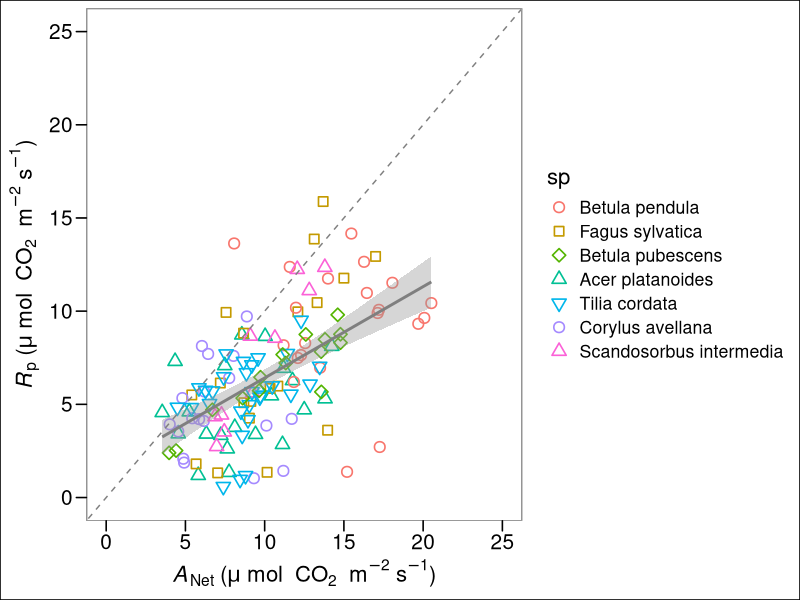
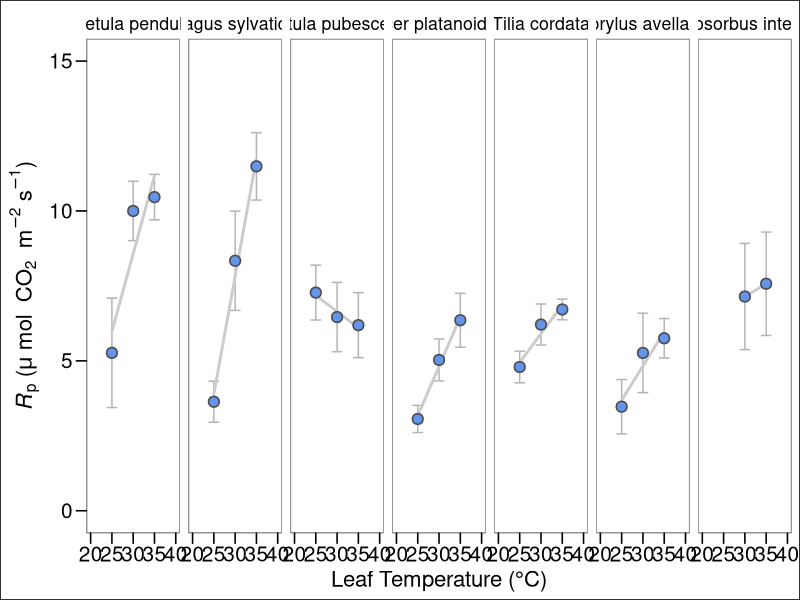
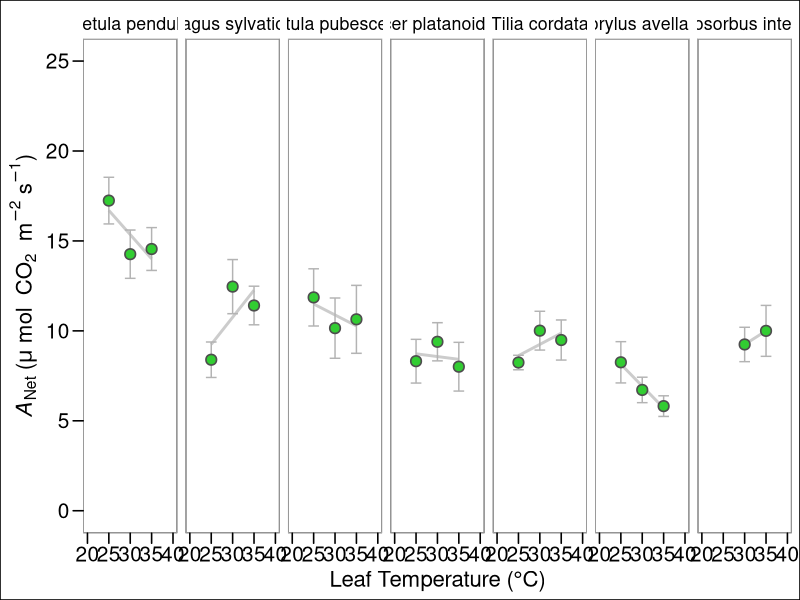
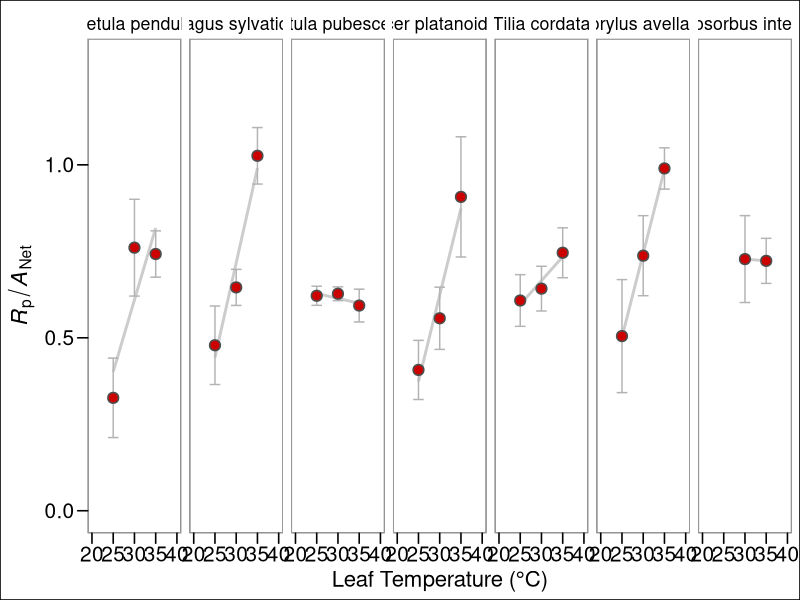
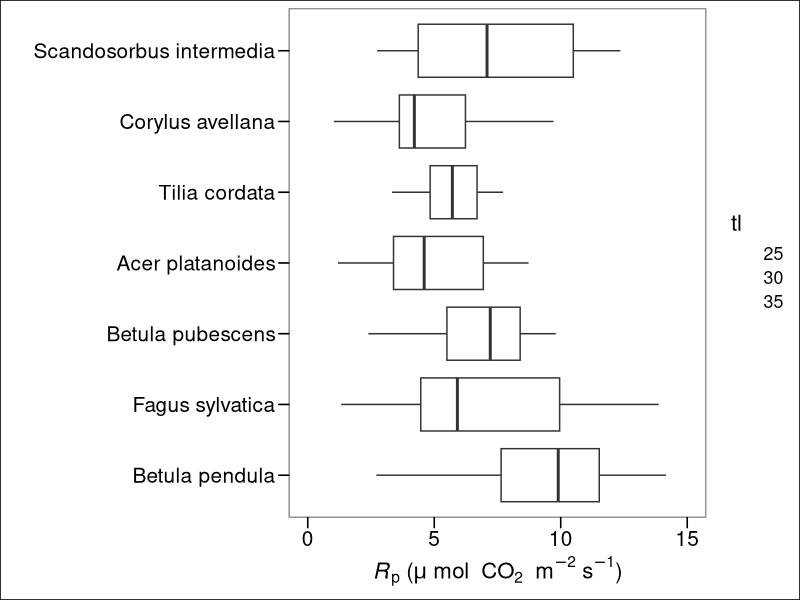
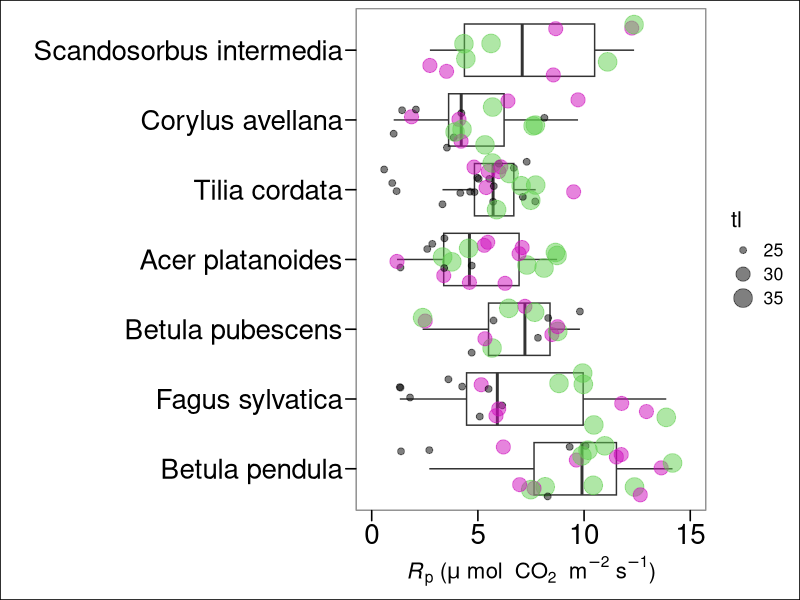
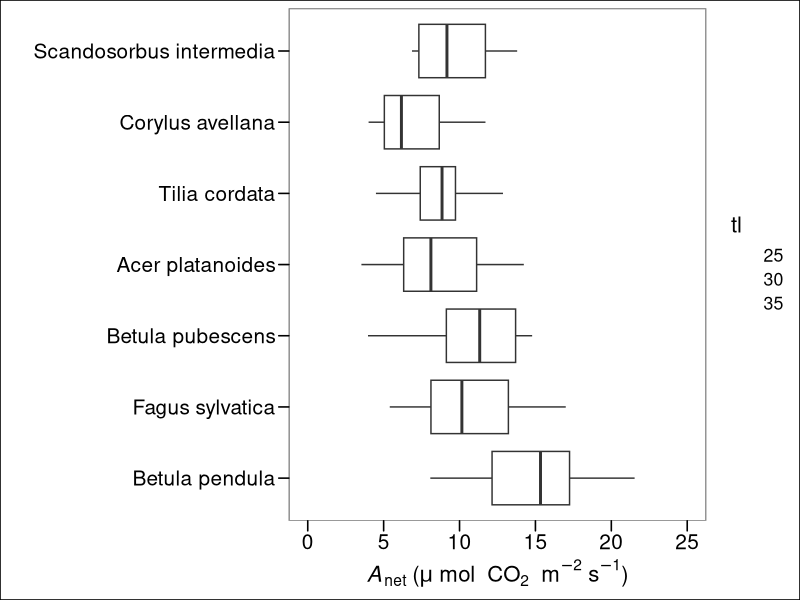
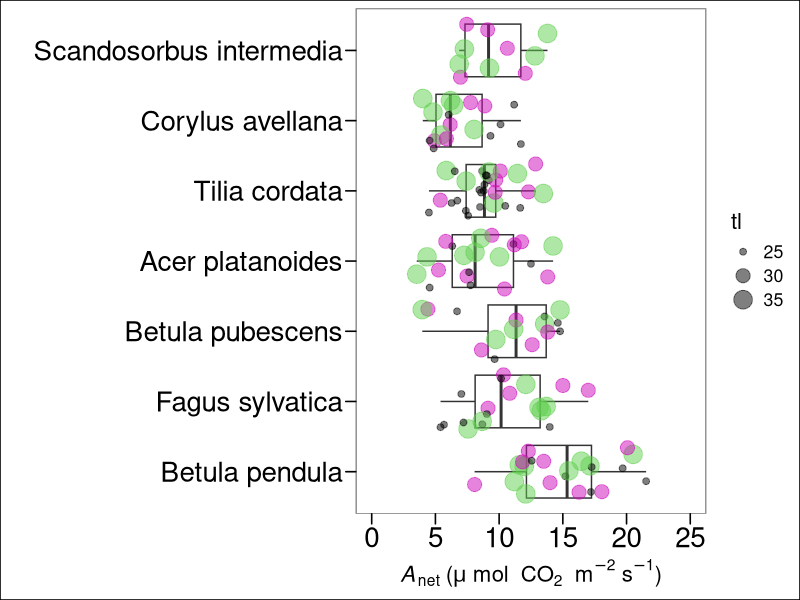

R code for these plots, in order: (Note: this script raises an error after producing the figures.)


## lable ----
ytleaf          <- expression("T"["leaf"]~degree~"C")
photorate       <- expression("" ~mu ~ mol ~ "CO"[2]~m^{-2} ~ "s"^{-1})
labrsq          <- expression(R^{2}~"=")
labvpdl         <- "VPD (kPa)"
lab_photo       <- expression(paste(italic(A)[Net], ' (', mu * ~'mol'~ " CO"[2]~' m'^{-2}*' s'^{-1}*')'))
lab_photo1      <- expression(paste(italic(A)[Net], ' (', mu * 'mol m'^{-2}*'s'^{-1}*')'))
lab_Tleaf       <- expression(paste("Leaf temperature (", degree,"C)"))
labcond         <- expression("g"["s"]~~"in"~mol~H[2]*O~m^{-2}~s^{-1})
labcond1        <- expression("Conductance to "~H[2]*O~"in"~mol~H[2]*O~m^{-2}~s^{-1})
labtrmmol       <- expression("E"~~"in"~mol~H[2]*O~m^{-2}~s^{-1})
etrrate         <- expression("" ~mu ~ mol ~"photon" ~m^{-2} ~ "s"^{-1})
photorate       <- expression("" ~mu ~ mol ~ "CO"[2]~m^{-2} ~ "s"^{-1})
labgs           <- expression(paste(italic(g[s])*" ("~mol[H[2]*O]~m^{-2}~s^{-1}~")"))


## data processing ---- Load ONE of the following csv's


# Species
df <- read.csv("Data/Uppsala-2024-Summer-Photorespiration-SpotMes-TreeSpp.csv", header = T, stringsAsFactors = T, sep = ";")


# Ecotypes

df <- read.csv("Data/Uppsala-2024-Summer-Photorespiration-SpotMes-Birch-Ecotypes.csv", header = T, stringsAsFactors = T, sep = ";")


###### Photorespiration rate calculation loop -----------------------------------------------------

## use the following filters as necessary
df     <- subset(df, dq == "yes") # eliminates unreliable values.

df$pairid <- paste0(df$sprp, "-", df$setTleaf)

df$pairid <- as.factor(df$pairid)


length(unique(df$pairid))       # individual runs + season

dflist    <-   split(df,list(df$pairid))
dflist    <-   split(df,unique(list(df$pairid)))
dflist    <-   dflist[sapply(dflist, nrow)>0] 

setwd("output")


correct_RD <- function(data, output_path){
  
  ColumnNames <- c("sp","treeid","setTleaf",
             "anet.21p",    
             "anet.0p",
             "Rd",
             "corranet",
             "anet.delta",
             "pr.CO2", 
             "pr.real",
             "pr.percent",    
             "gsw.21p",    
             "gsw.0p",     
             "gsw.delta",  
             "gsw.percent",
             "E.21p",     
             "E.0p",      
             "E.delta",   
             "E.percent", 
             "ETR.21p",     
             "ETR.0p",
             "ETR.delta",   
             "ETR.percent",
             "JT",
             "JO1",
             "JC1",
             "JO2",
             "JC2",
             "JO1.percent",
             "JC1.percent",
             "JO2.percent",
             "JC2.percent",
             "NPQ.21p",
             "NPQ.0p",
             "NPQ.delta",
             "NPQ.percent")
  
  output_data <- data.frame(matrix(nrow = 0, ncol = length(ColumnNames)))
  names(output_data) <- ColumnNames

  for(dataIdx in 1:length(data)){
    
    speciesdata <- data[[dataIdx]]
    if(nrow(speciesdata) != 2){
      print(names(dflist)[dataIdx])
      print(nrow(speciesdata))
      next
    }
    
    
    sp               <-     speciesdata$sp[1]
    treeid           <-     speciesdata$treeid[1]
    setTleaf         <-     speciesdata$setTleaf[1]
    
    p21              <-     subset(speciesdata, olev == "21p")    
    p0               <-     subset(speciesdata, olev == "0p")
    
    anet.21p         <-     p21$A
    anet.0p          <-     p0$A
     
    
    # Calculate corrected Anet. The values for slope and intercept       where calculated using values taken from the literature. 
    
    Rd               <-      0.05554*anet.21p+ 0.11395 
    corranet         <-      anet.21p-Rd          
    # "corranet" is Anet corrected for Rd
    
    
    anet.delta       <-      anet.0p - anet.21p
    pr.CO2           <-      anet.delta * 0.5
    pr.real          <-      anet.delta + pr.CO2
    pr.percent       <-      pr.real/anet.21p
    
    gsw.21p          <-      p21$gsw
    gsw.0p           <-      p0$gsw
    gsw.delta        <-      p0$gsw - p21$gsw
    gsw.percent      <-      gsw.delta/p21$gsw
    
    
    E.21p            <-      p21$E
    E.0p             <-      p0$E
    E.delta          <-      p0$E - p21$E
    E.percent        <-      E.delta/p21$E
    
    
    ETR.21p          <-      p21$ETR
    ETR.0p           <-      p0$ETR
    ETR.delta        <-      p0$ETR - p21$ETR
    ETR.percent      <-      ETR.delta/p21$ETR
    JT               <-      ETR.21p + ETR.0p
    JO1              <-      pr.percent * JT
    JC1              <-      JT-JO1
    JO2              <-      ((2/3)*(JT-4*(anet.21p)))
    JC2              <-      ((1/3)*(JT+8*(anet.21p)))
    JO1.percent      <-      JO1/JT
    JC1.percent      <-      JC1/JT
    JO2.percent      <-      JO2/JT
    JC2.percent      <-      JC2/JT
    
    
    NPQ.21p          <-      p21$NPQ
    NPQ.0p           <-      p0$NPQ
    NPQ.delta        <-      NPQ.0p - NPQ.21p
    NPQ.percent      <-      NPQ.delta/NPQ.21p
    
    new_data = data.frame(as.character(sp),
                          as.character(treeid),
                          as.character(setTleaf), 
                          anet.21p,    
                          anet.0p,     
                          Rd, 
                          corranet,
                          anet.delta,
                          pr.CO2,
                          pr.real,
                          pr.percent,
                          gsw.21p,    
                          gsw.0p,     
                          gsw.delta,  
                          gsw.percent,
                          p21$E,     
                          E.0p,      
                          E.delta,   
                          E.percent, 
                          ETR.21p,     
                          ETR.0p,   
                          ETR.delta,   
                          ETR.percent,
                          JT,
                          JO1,
                          JC1,
                          JO2,
                          JC2,
                          JO1.percent,
                          JC1.percent,
                          JO2.percent,
                          JC2.percent,
                          NPQ.21p,
                          NPQ.0p,
                          NPQ.delta, 
                          NPQ.percent)
    
    names(new_data) <- names(output_data)
    output_data <- rbind(output_data, new_data)
    
    
  }
  
  file_path = paste(output_path, "species-output.csv", sep = "/")
  if(!dir.exists(output_path)){
    dir.create(output_path, recursive = T)
  }
  
  
  index <- 1
  while(file.exists(file_path)){
    file_path <- paste(output_path, paste("species-output", as.character(index), ".csv", sep =""), sep = "/")
    index = index + 1
  }
 
  

  write.table(output_data, file = file_path, 
              row.names = FALSE, col.names = T, sep = ";")
}

correct_RD(dflist, "./")


####### plotting output -------


outs <- read.csv("output/species-output.csv", stringsAsFactors = T, sep = ";")

outs$sp <- factor(outs$sp, levels = c(
  "Betula pendula",         
  "Fagus sylvatica",         
  "Betula pubescens",       
  "Acer platanoides", 
  "Tilia cordata",
  "Corylus avellana",       
  "Scandosorbus intermedia"))



# Making the table for the concatenated PR values for each species and each temperature point.
library(stats)
library(base)
library(dplyr)
library(ggplot2)




## Plotting absolute Rp over temp##---------------------------------###

## Figure 1A ----
svg(filename = "pr-raw-new.svg", width = 16, height = 4.5, bg = "transparent")
absolute.table <- outs %>%
  group_by(sp, setTleaf) %>%
  summarise(pr.real.avg = mean(pr.real),
            se = sd(pr.real)/ sqrt(length(pr.real)))

ggplot(absolute.table, aes(y = pr.real.avg, x=setTleaf, group=sp))+
  geom_errorbar(aes(ymin=pr.real.avg-se, ymax=pr.real.avg+se),col ="grey70", width= 2.5)+ #pmin can be used to cap the ymax. (e.g., pmin(pr.real.avg+se, 1.0))
  geom_smooth(se = F, method="lm", col = "grey80")+
  geom_point(col="grey30", size = 3, pch = 21, fill = "cornflowerblue", stroke = 0.85)+
  # stat_regline_equation(data = outs, aes(x = setTleaf, y=pr.real, label = paste(..eq.label.., ..adj.rr.label.., paste("p = ", ..p.value..), sep = "~~~")),
  # formula = y~x,
  # label.x =22, label.y = 1.5)+
  facet_wrap(~sp, ncol = 7) +
  scale_y_continuous(limits = c(0, 15), name = expression(paste(italic(R)[p], ' (', mu * ~'mol'~ " CO"[2]~' m'^{-2}*' s'^{-1}*')')))+
  scale_x_continuous(limits = c(20,40), name = "Leaf Temperature (°C)")+
  ggthemes::theme_base() +
theme(axis.text.y = element_text(size = 15), 
      axis.text.x = element_text(size = 15),
      panel.border = element_rect(color = "grey70"))
dev.off()


### Plot showing Anet 21p over temp##-------------------------------###
## Figure 1B ----

svg(filename = "anet21-raw-new.svg", width = 16, height = 4.5, bg = "transparent")

anet.table <- outs %>%
  group_by(sp, setTleaf) %>%
  summarise(anet.21p.avg = mean(anet.21p),
            se = sd(anet.21p) / sqrt(length(anet.21p)))

ggplot(anet.table, aes(y = anet.21p.avg, x=setTleaf, group=sp))+
  geom_smooth(se = F, method="lm", col = "grey80")+
  geom_errorbar(aes(ymin=anet.21p.avg-se, ymax=anet.21p.avg+se),col ="grey70", width= 2.5) +
  geom_point(col="grey30", size = 3, pch = 21, fill = "limegreen", stroke = 0.85)+
  # stat_regline_equation(data = outs, aes(x = setTleaf, y=anet.21p, label = paste(..eq.label.., ..adj.rr.label.., paste("p = ", ..p.value..), sep = "~~~")),
  # formula = y~x,
  # label.x =22, label.y = 1.5)+
  facet_wrap(~sp, ncol = 7) +
  scale_y_continuous(limits = c(0, 25), name = expression(paste(italic(A)[Net], ' (', mu * ~'mol'~ " CO"[2]~' m'^{-2}*' s'^{-1}*')')))+
  scale_x_continuous(limits = c(20,40), name = "Leaf Temperature (°C)")+
  ggthemes::theme_base()+
  theme(axis.text.y = element_text(size = 15), 
        axis.text.x = element_text(size = 15),
        panel.border = element_rect(color = "grey70"))
dev.off()





###Plot of pr.percent##-----------------------------------------###
svg(filename = "pr-percent-new.svg", width = 16, height = 4.5, bg = "transparent")



percent.table <- outs %>%
  group_by(sp, setTleaf) %>%
  summarise(pr.percent.avg = mean(pr.percent),
            se = sd(pr.percent)/ sqrt(length(pr.percent)))


ggplot(percent.table, aes(y = pr.percent.avg, x=setTleaf, group=sp))+
  #pmin can be used to cap the ymax. (e.g., pmin(pr.real.avg+se, 1.0))
  geom_smooth(se = F, method="lm", col = "grey80")+
  # ggpmisc::stat_poly_eq(
  #   data = outs,
  #   formula = y ~ x,
  #   aes(x = setTleaf, y = pr.percent, label = paste(after_stat(p.value.label), sep = "~~~")),
  #   label.x = 22,
  #   label.y = 1.5,
  # )+
  geom_errorbar(aes(ymin=pr.percent.avg-se, ymax=pr.percent.avg+se),col ="grey70", width= 2.5)+
  geom_point(col="grey30", size = 3, pch = 21, fill = "red3", stroke = 0.85)+
  # stat_regline_equation(data = outs, aes(x = setTleaf, y=pr.real, label = paste(..eq.label.., ..adj.rr.label.., paste("p = ", ..p.value..), sep = "~~~")),
  # formula = y~x,
  # label.x =22, label.y = 1.5)+
  facet_wrap(~sp, ncol = 7)+
  scale_y_continuous(limits = c(0, 1.3), name = 
                       expression(paste(italic(R)[p]/italic(A)[Net])))+
  scale_x_continuous(limits = c(20,40), name = "Leaf Temperature (°C)")+
  ggthemes::theme_base() +
  theme(axis.text.y = element_text(size = 15), 
        axis.text.x = element_text(size = 15),
        panel.border = element_rect(color = "grey70")) 
dev.off()


##---------------------------------------------------------##


###########

outs$tl <- as.factor(outs$setTleaf)



## photorespiration across species boxplot (ignoring temp). First one is for just the relationship, the second one shows the temperature spread.

svg(filename = "Rp-species.svg", width = 12, height = 6, bg = "transparent")

ggplot(outs, aes(y = pr.real, x=sp)) +
  geom_boxplot(aes(x = sp, y = pr.real), outliers =  F)  +
  geom_jitter(aes(size = tl),  color = "grey", alpha = 0) +
  
  xlab(" ") +
  scale_y_continuous(limits = c(0,15), 
                     name = expression(paste(italic(R)[p], ' (', mu * ~'mol'~ " CO"[2]~' m'^{-2}*' s'^{-1}*')')))+
  ggthemes::theme_base()+
  theme(axis.text.y = element_text(size = 15), 
        axis.text.x = element_text(size = 15),
        panel.border = element_rect(color = "grey70")) +
  coord_flip()
dev.off()



svg(filename = "Rp-species-spotted.svg", width = 12, height = 6, bg = "transparent")

ggplot(outs, aes(y = pr.real, x=sp)) +
  geom_boxplot(aes(x = sp, y = pr.real), outliers =  F)  +
  geom_jitter(aes(size = tl), color = as.factor(outs$setTleaf), alpha = 0.5) +
  xlab(" ") +
  scale_y_continuous(limits = c(0,15), 
                     name = expression(paste(italic(R)[p], ' (', mu * ~'mol'~ " CO"[2]~' m'^{-2}*' s'^{-1}*')')))+
  ggthemes::theme_base()+
  theme(axis.text.y = element_text(size = 20), 
        axis.text.x = element_text(size = 20),
        panel.border = element_rect(color = "grey70")) +
  coord_flip()
dev.off()



###------- Mixed effects models for Rp----##

mod4 <- nlme::lme(pr.real ~  sp, data = outs, 
                  random = ~1|treeid, 
                  method = "REML", 
                  na.action=na.omit) ; anova(mod4)

mod4 <- nlme::lme(pr.real ~  setTleaf, data = outs, 
                  random = ~1|sp, 
                  method = "REML", 
                  na.action=na.omit) ; anova(mod4)

mod4 <- nlme::lme(pr.real ~  sp * setTleaf, data = outs, 
                  random = ~1|treeid, 
                  method = "REML", 
                  na.action=na.omit) ; anova(mod4)

###----Test for pr.percent----------------#####


mod6 <- nlme::lme(pr.percent ~  sp, data = outs, 
                  random = ~1|treeid, 
                  method = "REML", 
                  na.action=na.omit) ; anova(mod6)

mod6 <- nlme::lme(pr.percent ~  setTleaf, data = outs, 
                  random = ~1|sp, 
                  method = "REML", 
                  na.action=na.omit) ; anova(mod6)


mod6 <- nlme::lme(pr.percent ~  sp * setTleaf, data = outs, 
                  random = ~1|treeid, 
                  method = "REML", 
                  na.action=na.omit) ; anova(mod6)


#------------------------------#


## photosynthesis across species boxplot (ignoring temp). First one is for just the relationship, the second one shows the temperature spread.

svg(filename = "Anet-species.svg", width = 12, height = 6, bg = "transparent")

ggplot(outs, aes(y = anet.21p, x=sp)) +
  geom_boxplot(aes(x = sp, y = anet.21p), outliers =  F)  +
  geom_jitter(aes(size = tl),  color = "grey", alpha = 0) +
  
  xlab(" ") +
  scale_y_continuous(limits = c(0,25), 
                     name = expression(paste(italic(A)[net], ' (', mu * ~'mol'~ " CO"[2]~' m'^{-2}*' s'^{-1}*')')))+
  ggthemes::theme_base()+
  theme(axis.text.y = element_text(size = 15), 
        axis.text.x = element_text(size = 15),
        panel.border = element_rect(color = "grey70")) +
  coord_flip()
dev.off()


svg(filename = "Anet-species-spotted.svg", width = 12, height = 6, bg = "transparent")

ggplot(outs, aes(y = anet.21p, x=sp)) +
  geom_boxplot(aes(x = sp, y = anet.21p), outliers =  F)  +
  geom_jitter(aes(size = tl), color = as.factor(outs$setTleaf), alpha = 0.5) +
  xlab(" ") +
  scale_y_continuous(limits = c(0,25), 
                     name = expression(paste(italic(A)[net], ' (', mu * ~'mol'~ " CO"[2]~' m'^{-2}*' s'^{-1}*')')))+
  ggthemes::theme_base()+
  theme(axis.text.y = element_text(size = 20), 
        axis.text.x = element_text(size = 20),
        panel.border = element_rect(color = "grey70")) +
  coord_flip()
dev.off()


###------- Mixed effects models for Anet----##

mod5 <- nlme::lme(anet.21p ~  sp, data = outs, 
                  random = ~1|treeid, 
                  method = "REML", 
                  na.action=na.omit) ; anova(mod5)

mod5 <- nlme::lme(anet.21p ~  setTleaf, data = outs, 
                  random = ~1|sp, 
                  method = "REML", 
                  na.action=na.omit) ; anova(mod5)

mod5 <- nlme::lme(anet.21p ~  sp * setTleaf, data = outs, 
                  random = ~1|treeid, 
                  method = "REML", 
                  na.action=na.omit) ; anova(mod5)






### plotting averages 

pt <- outs %>%
  group_by(sp, setTleaf) %>%
  summarise(pr = mean(pr.real),
            prse = sd(pr.real)/sqrt(length(pr.real)),
            ps = mean(anet.21p),
            psse = sd(anet.21p)/ sqrt(length(anet.21p)))

pt25 <- subset(pt, setTleaf == 25)
pt30 <- subset(pt, setTleaf == 30)
pt35 <- subset(pt, setTleaf == 35)


mod6 <- nlme::lme(pr ~  ps , data = pt25, 
                  random = ~1|sp, 
                  method = "REML", 
                  na.action=na.omit) ; anova(mod6)



mod6 <- nlme::lme(pr ~  ps , data = pt30, 
                  random = ~1|sp, 
                  method = "REML", 
                  na.action=na.omit) ; anova(mod6)

mod6 <- nlme::lme(pr ~  ps , data = pt35, 
                  random = ~1|sp, 
                  method = "REML", 
                  na.action=na.omit) ; anova(mod6)


cor25 <- cor(pt25$ps, pt25$pr, method = 'pearson'); round(cor25, 2) 
cor30 <- cor(pt30$ps, pt30$pr, method = 'pearson'); round(cor30, 2)
cor35 <- cor(pt35$ps, pt35$pr, method = 'pearson'); round(cor35, 2)






######  Rp against Anet split by temperature ----

mod6 <- nlme::lme(pr.real ~  anet.21p, data = outs, 
                  random = ~1|sp, 
                  method = "REML", 
                  na.action=na.omit) ; anova(mod6)



svg(filename = "Rp-over-Anet-alltemp.svg", width = 10, height = 3.3, bg = "transparent")

ggplot(pt, aes(y = pr, x=ps, color = sp)) +
  geom_smooth(se = T, method="lm", col = "grey80") +
  geom_point(size = 3, stroke = 0.85, aes(color = sp, shape = sp)) +
  scale_x_continuous(limits = c(0, 20), 
                     name = expression(paste(italic(A)[Net], ' (', mu * ~'mol'~ " CO"[2]~' m'^{-2}*' s'^{-1}*')'))) +
  scale_y_continuous(limits = c(0,20), 
                     name = expression(paste(italic(R)[p], ' (', mu * ~'mol'~ " CO"[2]~' m'^{-2}*' s'^{-1}*')'))) +
  ggthemes::theme_base() +
  geom_errorbar(aes(ymin=pr-prse, ymax=pr+prse)) +
  geom_errorbarh(aes(xmin=ps-psse, xmax=ps+psse)) + 
  theme(axis.text.y = element_text(size = 15),
        axis.text.x = element_text(size = 15),
        panel.border = element_rect(color = "grey70")) +
  scale_shape_manual(values = c(21,22,23,24,25,1,2))+
  geom_abline(slope = 1, linetype = "dashed", color = "grey50") + 
  geom_point(size = 3, stroke = 0.85, aes(color = sp, shape = sp)) +
  facet_wrap(~setTleaf)

dev.off()


# Does higher photorespiration rates = higher photosynthesis rates??? (spoiler, yes)



#### all replicates plotted - donot use. 

# svg(filename = "Rp-over-Anet.svg", width = 7, height = 4.5, bg = "transparent")
outs$st <- as.factor(outs$setTleaf)
ggplot(outs, aes(y = pr.real, x=anet.21p)) +
  geom_point(size = 3, 
             stroke = 0.85, aes(color = sp, shape = sp)) +
  geom_smooth(se = T, method="lm", col = "grey50") +
  scale_x_continuous(limits = c(0, 25), 
                     name = expression(paste(italic(A)[Net], ' (', mu * ~'mol'~ " CO"[2]~' m'^{-2}*' s'^{-1}*')'))) +
  scale_y_continuous(limits = c(0,25), 
                     name = expression(paste(italic(R)[p], ' (', mu * ~'mol'~ " CO"[2]~' m'^{-2}*' s'^{-1}*')')))+
  ggthemes::theme_base()+
  theme(axis.text.y = element_text(size = 15), 
        axis.text.x = element_text(size = 15),
        panel.border = element_rect(color = "grey70")) +
  scale_shape_manual(values = c(21,22,23,24,25,1,2)) +
  geom_abline(slope = 1, linetype = "dashed", color = "grey50") 
dev.off()

#---------------------------------------------------------------------#

# svg(filename = "Rp-over-Anet-alltemp.svg", width = 16, height = 4.5, bg = "transparent")

#### all replicates plotted - donot use. 


ggplot(outs, aes(y = pr.real, x=anet.21p, color = sp)) +
  geom_smooth(data = outs, mapping = aes(y=pr.real, x=anet.21p), 
              se = T, method="lm", col = "grey80") +
  geom_point(size = 3, 
             stroke = 0.85, aes(color = sp, shape = sp)) +
  scale_x_continuous(limits = c(0, 25), 
                     name = expression(paste(italic(A)[Net], ' (', mu * ~'mol'~ " CO"[2]~' m'^{-2}*' s'^{-1}*')'))) +
  scale_y_continuous(limits = c(0,25), 
                     name = expression(paste(italic(R)[p], ' (', mu * ~'mol'~ " CO"[2]~' m'^{-2}*' s'^{-1}*')')))+
  ggthemes::theme_base()+
  theme(axis.text.y = element_text(size = 15), 
        axis.text.x = element_text(size = 15),
        panel.border = element_rect(color = "grey70")) +
  scale_shape_manual(values = c(21,22,23,24,25,1,2))+
  geom_abline(slope = 1, linetype = "dashed", color = "grey50") +
  facet_wrap(~setTleaf)
dev.off()


######  Creating the dataframes for each temperature for the models ----

outs25 <- subset(outs, setTleaf == 25)
outs30 <- subset(outs, setTleaf == 30)
outs35 <- subset(outs, setTleaf == 35)


######  Rp against Anet split by temperature ----

mod6 <- nlme::lme(pr.real ~  anet.21p, data = outs, 
                 random = ~1|sp, 
                 method = "REML", 
                 na.action=na.omit) ; anova(mod6)


mod7 <- nlme::lme(pr.real ~  anet.21p, data = outs25, 
                  random = ~1|sp, 
                  method = "REML", 
                  na.action=na.omit) ; anova(mod7)

mod7 <- nlme::lme(pr.real ~  anet.21p, data = outs30, 
                  random = ~1|sp, 
                  method = "REML", 
                  na.action=na.omit) ; anova(mod7)

mod7 <- nlme::lme(pr.real ~  anet.21p, data = outs35, 
                  random = ~1|sp, 
                  method = "REML", 
                  na.action=na.omit) ; anova(mod7)













#-------------------------------#



#Box plots of pr.percent across the leaf temperatures

ggplot(outs, aes(y = pr.percent, x=tl, color=tl)) +
  geom_boxplot(aes(x = tl, y = pr.percent, fill = setTleaf)) +
  geom_jitter() +
  scale_x_continuous(limits = c(20, 40), 
                     name = "Leaf Temperature (°C)") +
  scale_y_continuous(limits = c(0,15), 
                     name = expression(paste(italic(R)[p], ' (', mu * ~'mol'~ " CO"[2]~' m'^{-2}*' s'^{-1}*')')))+
  ggthemes::theme_base()+
  theme(axis.text.y = element_text(size = 15), 
        axis.text.x = element_text(size = 15),
        panel.border = element_rect(color = "grey70"))


#-------- boxplot of Rp over temperature ----_#
svg(filename = "Rp-over-temp-box.svg", width = 16, height = 4.5, bg = "transparent")


ggplot(outs, aes(y = pr.real, x=tl)) +
  geom_boxplot(aes(x = tl, y = pr.real)) +
  geom_jitter(aes(color = sp)) +
  xlab("Leaf Temperature (°C)") +
  scale_y_continuous(limits = c(0,15), 
                     name = expression(paste(italic(R)[p], ' (', mu * ~'mol'~ " CO"[2]~' m'^{-2}*' s'^{-1}*')')))+
  ggthemes::theme_base()+
  theme(axis.text.y = element_text(size = 15), 
        axis.text.x = element_text(size = 15),
        panel.border = element_rect(color = "grey70"))
dev.off()







###### STATISTICAL TESTS #########


## example model fits nlme ---- 

# Here we are running a for loop testing     the relationship between species, setTleaf and the combined effect of them (I.e the temperature response of species), against pr.real (Absolute photorespiration rates ("10")), pr.percent (Proportional photorespiration rates ("11")), anet.21p (Ambient photosynthesis rates ("4")), anet.0p (O2-free photosynthesis rates ("5")) and JO2.percent (proportional oxygenation rates calculated using ETR only ("31)).


colindeces <- c(10, 11, 4, 5, 31)
colindeces <- c(10)
method.slope <- c()
value.slope <- c()
species.slope <- c()

names(outs)[colindeces[1]]

for (index in 1:length(colindeces)){
  
  
  independentVariable = outs[,colindeces[index]] 
  
  mod1 <- nlme::lme(independentVariable ~  sp , data = outs, 
                    random = ~1|treeid, 
                    method = "REML", 
                    na.action=na.omit) ; anova(mod1)
  print(paste("This analysis is based on :", names(outs)[colindeces[index]]))
  print(summary(mod1))
  
  mod1 <- nlme::lme(independentVariable ~  setTleaf , data = outs, 
                    random = ~1|sp, 
                    method = "REML", 
                    na.action=na.omit) ; anova(mod1)
  
  print(paste("This analysis is based on :", names(outs)[colindeces[index]]))
  print(summary(mod1))
  
  mod1 <- nlme::lme(independentVariable ~  sp * setTleaf, 
                    data = outs, 
                    random = ~1|treeid, 
                    method = "REML", 
                    na.action=na.omit) ; anova(mod1)
  
  print(paste("This analysis is based on :", names(outs)[colindeces[index]]))
  print(summary(mod1))
  
  
  print("----------------------------------------------------------------")
}


outs25 <- subset(outs, setTleaf == 25)
outs30 <- subset(outs, setTleaf == 30)
outs35 <- subset(outs, setTleaf == 35)



######----


######  Rp against species split by treeid nested for each temp point ----
 mod4 <- nlme::lme(pr.real ~  sp, data = outs25, 
                   random = ~1|treeid, 
                   method = "REML", 
                   na.action=na.omit) ; anova(mod4)
 
 mod4 <- nlme::lme(pr.real ~  sp, data = outs30, 
                   random = ~1|treeid, 
                   method = "REML", 
                   na.action=na.omit) ; anova(mod4)
 
 mod4 <- nlme::lme(pr.real ~  sp, data = outs35, 
                   random = ~1|treeid, 
                   method = "REML", 
                   na.action=na.omit) ; anova(mod4)
 

mod4 <- nlme::lme(pr.real ~  anet.21p * setTleaf, data = outs, 
                  random = ~1|sp, 
                  method = "REML", 
                  na.action=na.omit) ; anova(mod4)




library(tidyr)

long_data <- outs %>%
  gather(key = "method", value = "y", pr.percent, JO2.percent)

# Fit a model with an interaction term between method and setTleaf
long_model <- lm(y ~ sp * setTleaf * method, data = long_data)

# Check the model summary
summary(long_model)


# Fit the model with and without the interaction term between method and setTleaf
model_interaction <- lm(y ~ sp * setTleaf * method, data = long_data)
model_no_interaction <- lm(y ~ sp * setTleaf + method, data = long_data)

# Compare the models using a likelihood ratio test
anova(model_no_interaction, model_interaction)

# Visualize the comparison
library(ggplot2)
ggplot(long_data, aes(x = setTleaf, y = y, color = method)) +
  geom_point() +
  geom_smooth(method = "lm", se = FALSE) +  # Add linear regression lines
  facet_wrap(~sp)+
  labs(title = "Comparison of Slopes for y1 and y2") +
  theme_minimal()


### post hoc test ------- HSD, honest significant difference 

m7 <- aov(anet.0p ~ sp, data = outs, random = ~1|treeid, method = "REML", na.action=na.omit) ; anova(m7)
par(las=2)
par(mar=c(8,8,2,2)) 
plot(TukeyHSD(m7))


t1 <- TukeyHSD(m7)
t1 <- as.data.frame(t1$sp)
t1$com <- rownames(t1)

rownames(t1) <- NULL
colnames(t1) <- c("prdiff","lwr", "upr","padj", "com")
blah <- subset(t1, padj <= 0.05)
